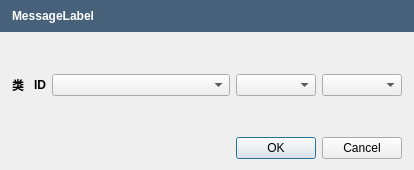
<?xml version="1.0" encoding="UTF-8"?>
<ui version="4.0">
 <class>AddConnectionDialog</class>
 <widget class="QDialog" name="AddConnectionDialog">
  <property name="geometry">
   <rect>
    <x>0</x>
    <y>0</y>
    <width>414</width>
    <height>170</height>
   </rect>
  </property>
  <property name="sizePolicy">
   <sizepolicy hsizetype="Minimum" vsizetype="Minimum">
    <horstretch>0</horstretch>
    <verstretch>0</verstretch>
   </sizepolicy>
  </property>
  <property name="minimumSize">
   <size>
    <width>0</width>
    <height>0</height>
   </size>
  </property>
  <property name="windowTitle">
   <string notr="true"/>
  </property>
  <property name="modal">
   <bool>true</bool>
  </property>
  <layout class="QVBoxLayout" name="verticalLayout_3" stretch="0,0,1,0,0">
   <property name="spacing">
    <number>14</number>
   </property>
   <property name="leftMargin">
    <number>0</number>
   </property>
   <property name="topMargin">
    <number>0</number>
   </property>
   <property name="rightMargin">
    <number>0</number>
   </property>
   <item>
    <widget class="QFrame" name="MessageFrame">
     <property name="sizePolicy">
      <sizepolicy hsizetype="Preferred" vsizetype="Maximum">
       <horstretch>0</horstretch>
       <verstretch>0</verstretch>
      </sizepolicy>
     </property>
     <property name="styleSheet">
      <string notr="true">background-color: rgb(71,97,123);</string>
     </property>
     <property name="frameShape">
      <enum>QFrame::NoFrame</enum>
     </property>
     <property name="frameShadow">
      <enum>QFrame::Plain</enum>
     </property>
     <property name="lineWidth">
      <number>0</number>
     </property>
     <layout class="QHBoxLayout" name="horizontalLayout_3" stretch="0">
      <property name="spacing">
       <number>5</number>
      </property>
      <property name="leftMargin">
       <number>12</number>
      </property>
      <item>
       <layout class="QHBoxLayout" name="horizontalLayout_2">
        <item>
         <widget class="QLabel" name="MessageLabel">
          <property name="styleSheet">
           <string notr="true">color: rgb(255, 255, 255);
font : bold;
</string>
          </property>
          <property name="text">
           <string notr="true">MessageLabel</string>
          </property>
         </widget>
        </item>
       </layout>
      </item>
     </layout>
    </widget>
   </item>
   <item>
    <spacer name="verticalSpacer">
     <property name="orientation">
      <enum>Qt::Vertical</enum>
     </property>
     <property name="sizeHint" stdset="0">
      <size>
       <width>20</width>
       <height>1</height>
      </size>
     </property>
    </spacer>
   </item>
   <item>
    <layout class="QHBoxLayout" name="horizontalLayout" stretch="0,0,0,0,0">
     <property name="spacing">
      <number>6</number>
     </property>
     <property name="leftMargin">
      <number>12</number>
     </property>
     <property name="rightMargin">
      <number>12</number>
     </property>
     <item>
      <widget class="QLabel" name="SrcClassLabel">
       <property name="sizePolicy">
        <sizepolicy hsizetype="Minimum" vsizetype="Preferred">
         <horstretch>0</horstretch>
         <verstretch>0</verstretch>
        </sizepolicy>
       </property>
       <property name="font">
        <font>
         <weight>75</weight>
         <bold>true</bold>
        </font>
       </property>
       <property name="text">
        <string notr="true">类 </string>
       </property>
      </widget>
     </item>
     <item>
      <widget class="QLabel" name="SrcIDLabel">
       <property name="sizePolicy">
        <sizepolicy hsizetype="Minimum" vsizetype="Preferred">
         <horstretch>0</horstretch>
         <verstretch>0</verstretch>
        </sizepolicy>
       </property>
       <property name="font">
        <font>
         <weight>75</weight>
         <bold>true</bold>
        </font>
       </property>
       <property name="text">
        <string notr="true">ID</string>
       </property>
      </widget>
     </item>
     <item>
      <widget class="QComboBox" name="ConnectionComboBox">
       <property name="sizePolicy">
        <sizepolicy hsizetype="Expanding" vsizetype="Fixed">
         <horstretch>0</horstretch>
         <verstretch>0</verstretch>
        </sizepolicy>
       </property>
       <property name="currentIndex">
        <number>-1</number>
       </property>
      </widget>
     </item>
     <item>
      <widget class="QComboBox" name="DestClassComboBox">
       <property name="sizePolicy">
        <sizepolicy hsizetype="Preferred" vsizetype="Fixed">
         <horstretch>0</horstretch>
         <verstretch>0</verstretch>
        </sizepolicy>
       </property>
       <property name="minimumSize">
        <size>
         <width>80</width>
         <height>0</height>
        </size>
       </property>
      </widget>
     </item>
     <item>
      <widget class="QComboBox" name="DestIDComboBox">
       <property name="sizePolicy">
        <sizepolicy hsizetype="Preferred" vsizetype="Fixed">
         <horstretch>0</horstretch>
         <verstretch>0</verstretch>
        </sizepolicy>
       </property>
       <property name="minimumSize">
        <size>
         <width>80</width>
         <height>0</height>
        </size>
       </property>
      </widget>
     </item>
    </layout>
   </item>
   <item>
    <spacer name="verticalSpacer_2">
     <property name="orientation">
      <enum>Qt::Vertical</enum>
     </property>
     <property name="sizeHint" stdset="0">
      <size>
       <width>20</width>
       <height>1</height>
      </size>
     </property>
    </spacer>
   </item>
   <item>
    <layout class="QHBoxLayout" name="horizontalLayout_4">
     <property name="leftMargin">
      <number>12</number>
     </property>
     <property name="rightMargin">
      <number>12</number>
     </property>
     <item>
      <widget class="QDialogButtonBox" name="ButtonBox">
       <property name="standardButtons">
        <set>QDialogButtonBox::Cancel|QDialogButtonBox::Ok</set>
       </property>
      </widget>
     </item>
    </layout>
   </item>
  </layout>
 </widget>
 <resources/>
 <connections/>
</ui>
